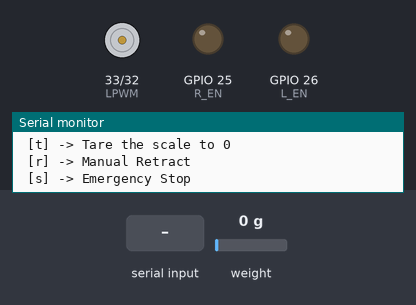
Simulated run of this sketch. Board: ESP32. Shown: motor-driver pin pairs drawn as motors (green arrow = first pin HIGH = forward, orange = second pin HIGH = backward, longer = more drive), output pins drawn as LEDs (lit = HIGH), the last lines printed to the serial monitor. The inputs (shaded band) are chosen by the test bench; at power-on: weight on the scale 0 g.

Above: at 4.2 s.
4.3 s: "r\n" received over Serial
At 5.4 s:
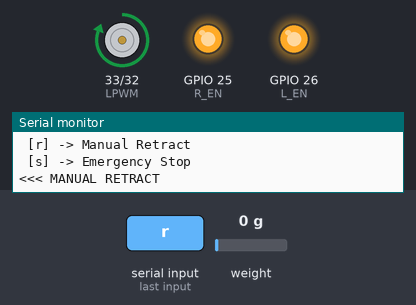
5.8 s: "90,45\n" received over Serial
At 6.6 s:
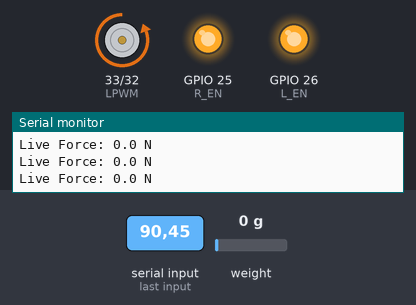
7.3 s: "s\n" received over Serial
At 7.9 s:
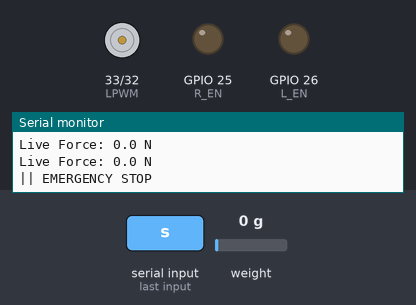
8.8 s: "30,150\n" received over Serial
At 10.0 s:
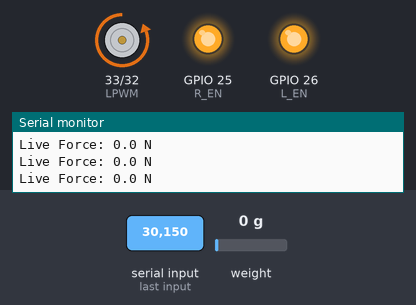
10.3 s: weight on the scale set to 51 g
11.8 s: weight on the scale set to 61 g
At 13.4 s:
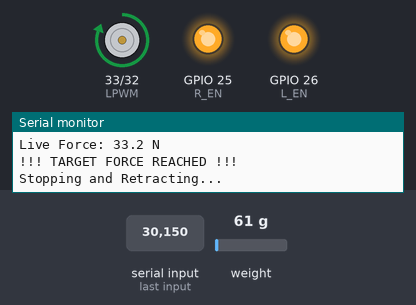
Timing chart, 0 to 48.5 s (numbered marks = the images above; inputs shaded):
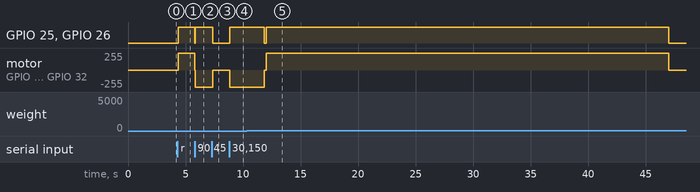

The sketch:

Compression.ino
```cpp
/*
 * ESP32 Smart Press Controller
 * Combines BTS7960 Actuator Control with HX711 Force Feedback
 */

#include <HX711.h>

// --- ACTUATOR PINS ---
#define R_EN 25
#define L_EN 26
#define RPWM 32
#define LPWM 33

// --- LOAD CELL PINS ---
#define DT_PIN 22
#define SCK_PIN 23

// --- SETTINGS ---
#define KG_TO_NEWTONS 9.81
float calibration_factor = 2280.0;
float targetForceN = 0.0;
unsigned long retractStartTime = 0;

// State Machine
enum MotorState { STOPPED, EXTENDING, RETRACTING, PRESSING };
MotorState currentState = STOPPED;

HX711 scale;

void setup() {
  Serial.begin(115200);
  delay(1000);

  // Initialize Actuator Pins
  pinMode(R_EN, OUTPUT);
  pinMode(L_EN, OUTPUT);
  pinMode(RPWM, OUTPUT);
  pinMode(LPWM, OUTPUT);
  stopActuator(); // Force LOW initially

  // Initialize Load Cell
  Serial.println("\nInitializing load cell...");
  scale.begin(DT_PIN, SCK_PIN);
  scale.set_scale(calibration_factor);

  Serial.println("Taring... Please wait and keep scale empty.");
  delay(1000);
  scale.tare();
  Serial.println("✓ Tare complete!");

  // Print Menu
  Serial.println("\n--- SMART PRESS READY ---");
  Serial.println("COMMANDS:");
  Serial.println(" [Any Number] -> Set Target Force (N) & Start Pressing");
  Serial.println(" [t] -> Tare the scale to 0");
  Serial.println(" [r] -> Manual Retract");
  Serial.println(" [s] -> Emergency Stop");
}

void loop() {
  // 1. Check for Serial Commands
  if (Serial.available() > 0) {
    String input = Serial.readStringUntil('\n');
    input.trim();
    if (input.length() == 0) return;

    if (input.equalsIgnoreCase("s")) {
      Serial.println("|| EMERGENCY STOP");
      stopActuator();
    }
    else if (input.equalsIgnoreCase("r")) {
      Serial.println("<<< MANUAL RETRACT");
      retractActuator();
      retractStartTime = millis(); // Track time for auto-timeout
    }
    else if (input.equalsIgnoreCase("t")) {
      Serial.println("0.0 Taring scale...");
      stopActuator(); // Safety stop before taring
      scale.tare();
      Serial.println("✓ Tared");
    }
    else {
      // If it's not a letter, assume it's a target force number
      float requestedForce = input.toFloat();
      if (requestedForce > 0) {
        targetForceN = requestedForce;
        Serial.print("\n>>> STARTING PRESS CYCLE. Target: ");
        Serial.print(targetForceN);
        Serial.println(" N");
        startPressing();
      } else {
        Serial.println("! Invalid force target. Must be > 0.");
      }
    }
  }

  // 2. The Active Pressing Feedback Loop
  if (currentState == PRESSING) {
    // Only read if new data is available to prevent blocking the loop
    if (scale.is_ready()) {
      // Grab a SINGLE reading for maximum speed, apply your math
      float weight_kg = scale.get_units(1);
      float cal_weight = weight_kg / 18.0;
      float current_force = cal_weight * KG_TO_NEWTONS;

      // Print live data so you can watch it ramp up
      Serial.print("Live Force: ");
      Serial.print(current_force, 1);
      Serial.println(" N");

      // THE TRIGGER
      if (current_force >= targetForceN) {
        Serial.println("\n!!! TARGET FORCE REACHED !!!");
        Serial.println("Stopping and Retracting...");

        stopActuator();
        delay(100); // 100ms Deadband to prevent shoot-through
        retractActuator();

        retractStartTime = millis(); // Start the clock on retraction
      }
    }
  }

  // 3. Auto-Stop Retraction (Safety Timeout)
  // Your 6-inch actuator at 5mm/s takes ~30 seconds to fully retract.
  // We let it run for 35s to hit the internal limit switch, then turn off the driver.
  if (currentState == RETRACTING && (millis() - retractStartTime > 35000)) {
    Serial.println("--- Retract sequence complete (Timeout) ---");
    stopActuator();
  }
}

// --- Movement Functions ---

void startPressing() {
  if (currentState == PRESSING) return;

  // Ensure we start from a clean stop
  stopActuator();
  delay(50);

  // Engage Forward
  digitalWrite(L_EN, HIGH);
  digitalWrite(R_EN, HIGH);
  digitalWrite(RPWM, HIGH);

  currentState = PRESSING;
}

void retractActuator() {
  if (currentState == RETRACTING) return;

  stopActuator();
  delay(50); // Deadband

  // Engage Reverse
  digitalWrite(L_EN, HIGH);
  digitalWrite(R_EN, HIGH);
  digitalWrite(LPWM, HIGH);

  currentState = RETRACTING;
}

void stopActuator() {
  // Immediately kill all power
  digitalWrite(R_EN, LOW);
  digitalWrite(RPWM, LOW);
  digitalWrite(L_EN, LOW);
  digitalWrite(LPWM, LOW);

  currentState = STOPPED;
}
```

Measured:
- the behaviour switches between 55 and 56 g on weight on the scale (found by bisection; images 4 and 5)
- after the input at 4.3 s, GPIO 25 (R_EN), GPIO 26 (L_EN): LOW → HIGH after 0.05 s; motor on GPIO 33 (LPWM) / GPIO 32 (RPWM): stopped → forward 255/255 after 0.05 s
- after the input at 5.8 s, GPIO 25 (R_EN), GPIO 26 (L_EN): HIGH → LOW at once, → HIGH 0.05 s later; motor on GPIO 33 (LPWM) / GPIO 32 (RPWM): forward 255/255 → backward 255/255 at once
- after the input at 7.3 s, GPIO 25 (R_EN), GPIO 26 (L_EN): HIGH → LOW after 0.06 s; motor on GPIO 33 (LPWM) / GPIO 32 (RPWM): backward 255/255 → stopped after 0.06 s
- after the input at 8.8 s, GPIO 25 (R_EN), GPIO 26 (L_EN): LOW → HIGH after 0.05 s; motor on GPIO 33 (LPWM) / GPIO 32 (RPWM): stopped → backward 255/255 after 0.05 s
- after the input at 11.8 s, GPIO 25 (R_EN), GPIO 26 (L_EN): HIGH → LOW after 0.06 s, → HIGH 0.15 s later, → LOW 35.0 s later; motor on GPIO 33 (LPWM) / GPIO 32 (RPWM): backward 255/255 → stopped after 0.06 s, → forward 255/255 0.15 s later, → stopped 35.0 s later
